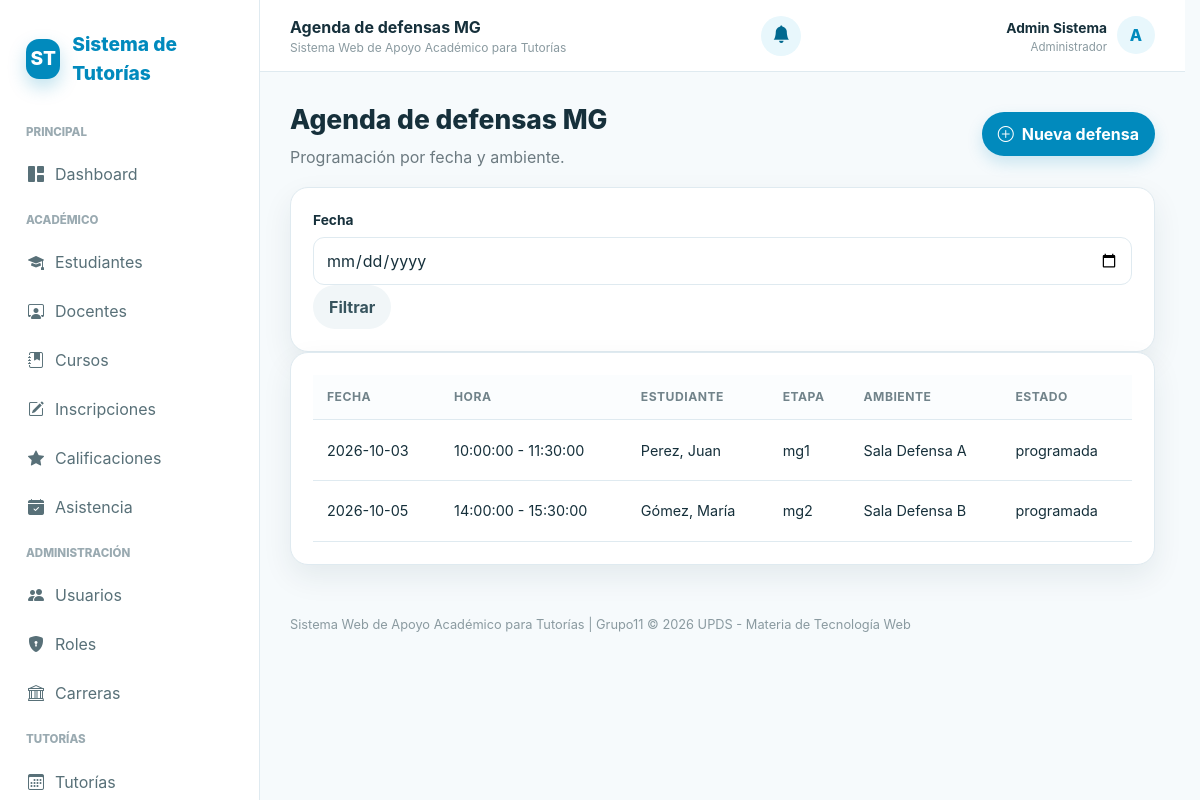
The page /controllers/mg_defensas.php?accion=agenda (signed in) on the database its author committed.
### tables this page shows
CREATE TABLE IF NOT EXISTS defensas_mg (
 id_defensa INT AUTO_INCREMENT PRIMARY KEY,
 id_expediente INT NOT NULL,
 etapa ENUM('mg1','mg2') NOT NULL,
 fecha DATE NOT NULL,
 hora_inicio TIME NOT NULL,
 hora_fin TIME NOT NULL,
 ambiente VARCHAR(100) NOT NULL,
 estado ENUM('programada','realizada','reprogramada','cancelada') NOT NULL DEFAULT 'programada',
 obs_fondo TEXT NULL, obs_forma TEXT NULL,
 autorizado_por VARCHAR(150) NULL, referencia_autorizacion VARCHAR(100) NULL,
 CONSTRAINT fk_defensa_exp FOREIGN KEY (id_expediente) REFERENCES expedientes_mg(id_expediente) ON DELETE CASCADE,
 CHECK (hora_fin > hora_inicio), INDEX idx_defensa_fecha (fecha,hora_inicio,hora_fin,estado), INDEX idx_defensa_exp (id_expediente,etapa)
);

CREATE TABLE usuarios (
    id_usuario INT AUTO_INCREMENT PRIMARY KEY,
    id_rol INT NOT NULL,
    nombre VARCHAR(100) NOT NULL,
    apellido VARCHAR(100) NOT NULL,
    correo VARCHAR(150) NOT NULL UNIQUE,
    usuario VARCHAR(50) NOT NULL UNIQUE,
    contrasena_hash VARCHAR(255) NOT NULL,
    telefono VARCHAR(8) NULL,
    CHECK (telefono IS NULL OR telefono REGEXP '^[0-9]{8}$'),
    estado ENUM('activo', 'inactivo') NOT NULL DEFAULT 'activo',
    fecha_registro DATETIME DEFAULT CURRENT_TIMESTAMP,
    FOREIGN KEY (id_rol) REFERENCES roles(id_rol) ON UPDATE CASCADE
);

### includes/seguridad.php (called while the page is built, shortened)
<?php
function e($v): string { return htmlspecialchars((string) $v, ENT_QUOTES, 'UTF-8'); }
function user_role(): string { return $_SESSION['rol'] ?? ''; }

### includes/permisos.php (called while the page is built, shortened)
<?php
require_once __DIR__ . '/seguridad.php';
function tiene_permiso(string $permiso): bool
{
    $rol = user_role();
    return in_array($permiso, permisos_mg_por_rol()[$rol] ?? [], true);
}

### models/MgDefensaModel.php (called while the page is built, shortened)
<?php
class MgDefensaModel {
 public function defensas(array $f=[]): array { $w=[];$p=[];if(!empty($f['fecha'])){$w[]='d.fecha=?';$p[]=$f['fecha'];}if(!empty($f['id_expediente'])){$w[]='d.id_expediente=?';$p[]=(int)$f['id_expediente'];}if(!empty($f['id_usuario_estudiante'])){$w[]='e.id_usuario=?';$p[]=(int)$f['id_usuario_estudiante'];}if(!empty($f['id_usuario_tutor'])){$w[]='p.id_usuario=?';$p[]=(int)$f['id_usuario_tutor'];}$where=$w?' WHERE '.implode(' AND ',$w):'';$s=$this->pdo->prepare('SELECT d.*,x.id_expediente,e.registro_universitario,u.nombre,u.apellido,m.nombre modalidad_nombre,c.nombre cohorte_nombre FROM defensas_mg d JOIN expedientes_mg x ON x.id_expediente=d.id_expediente JOIN estudiantes e ON e.id_estudiante=x.id_estudiante JOIN usuarios u ON u.id_usuario=e.id_usuario JOIN modalidades_grado m ON m.id_modalidad=x.id_modalidad JOIN cohortes_mg c ON c.id_cohorte=x.id_cohorte LEFT JOIN asignaciones_tutor a ON a.id_expediente=x.id_expediente AND a.estado="vigente" LEFT JOIN tutores t ON t.id_tutor=a.id_tutor LEFT JOIN profesores p ON p.id_profesor=t.id_profesor'.$where.' ORDER BY d.fecha,d.hora_inicio');$s->execute($p);return $s->fetchAll();}
}

### views/mg/defensas/agenda.php (the view, shortened to what this page needs)
<?php require __DIR__.'/../../layouts/header.php'; ?>
<div class="toolbar"><div><h1 class="page-title">Agenda de defensas MG</h1><p class="subtitle">Programación por fecha y ambiente.</p></div><?php if(tiene_permiso('mg.defensas.editar')): ?><button type="button" class="btn btn-primary" data-open-modal="#modal-nueva-defensa"><i class="bi bi-plus-circle" aria-hidden="true"></i> Nueva defensa</button><?php endif; ?></div>
<div class="card"><div class="card-body"><form method="get" class="form-grid"><input type="hidden" name="accion" value="agenda"><div><label class="form-label">Fecha</label><input type="date" name="fecha" value="<?=e($fecha)?>"></div><div><button class="btn btn-light">Filtrar</button></div></form></div></div>
<div class="card"><div class="card-body"><div class="table-wrap"><table class="table"><thead><tr><th>Fecha</th><th>Hora</th><th>Estudiante</th><th>Etapa</th><th>Ambiente</th><th>Estado</th><th></th></tr></thead><tbody><?php foreach($defensas as $d): ?><tr><td><?=e($d['fecha'])?></td><td><?=e($d['hora_inicio'].' - '.$d['hora_fin'])?></td><td><?=e($d['apellido'].', '.$d['nombre'])?></td><td><?=e($d['etapa'])?></td><td><?=e($d['ambiente'])?></td><td><?=e($d['estado'])?></td><td></td></tr><?php endforeach; ?></tbody></table></div></div></div>
<?php require __DIR__.'/../../layouts/footer.php'; ?>

### assets/css/style.css (style rules this page uses)
:root { --primary: #018abd; --primary-dark: #01698f; --primary-light: #e8f7fc; --primary-soft: #f1fbfe; --text: #16303b; --muted: #6c7a80; --bg: #f6fafc; --card: #ffffff; --border: #dfeaf0; --success: #18824a; --success-bg: #eaf8f0; --warning: #956f00; --warning-bg: #fff7df; --danger: #bd3c49; --danger-bg: #ffecee; --shadow: 0 12px 30px rgba(0, 45, 65, 0.08); --shadow-hover: 0 12px 28px rgba(1, 138, 189, 0.18); --radius: 18px; --pill: 999px; }
* { box-sizing: border-box; }
html { scroll-behavior: smooth; }
body { margin: 0; font-family: Inter, system-ui, -apple-system, BlinkMacSystemFont, "Segoe UI", sans-serif; background: var(--bg); color: var(--text); line-height: 1.5; }
button, input, select, textarea { font: inherit; }
button, a, input, select, textarea { -webkit-tap-highlight-color: transparent; }
.page-title { font-size: 1.65rem; font-weight: 800; margin: 0; }
.subtitle { color: var(--muted); margin: 5px 0 0; }
.toolbar { display: flex; gap: 14px; justify-content: space-between; align-items: center; flex-wrap: wrap; margin-bottom: 18px; }
.card { background: var(--card); border: 1px solid var(--border); border-radius: var(--radius); box-shadow: var(--shadow); }
.card-body { padding: 22px; }
.btn { border: 0; border-radius: var(--pill); padding: 10px 16px; font-weight: 700; cursor: pointer; display: inline-flex; align-items: center; justify-content: center; gap: 8px; transition: transform 0.2s ease, box-shadow 0.2s ease, background 0.2s ease, color 0.2s ease; }
.btn-primary { background: var(--primary); color: #ffffff; box-shadow: 0 7px 16px rgba(1, 138, 189, 0.18); }
.btn-light { background: #f1f6f8; color: #37545e; }
input, select, textarea { width: 100%; border: 1px solid var(--border); border-radius: 11px; padding: 10px 12px; background: #ffffff; color: var(--text); outline: none; transition: border-color 0.2s ease, box-shadow 0.2s ease; }
.form-label { display: block; font-size: 0.86rem; font-weight: 700; margin-bottom: 7px; }
.table-wrap { overflow-x: auto; }
.table { width: 100%; border-collapse: collapse; min-width: 900px; }
.table th, .table td { padding: 13px 14px; border-bottom: 1px solid var(--border); text-align: left; font-size: 0.9rem; vertical-align: middle; }
.table th { font-size: 0.76rem; text-transform: uppercase; letter-spacing: 0.04em; color: #71838a; background: #fbfdfe; }
html { scrollbar-gutter: stable; }

### rows shown on the page
defensas_mg: fecha "2026-10-03", hora_inicio+hora_fin "10:00:00 - 11:30:00", usuarios.apellido+nombre "Perez, Juan", etapa "mg1", ambiente "Sala Defensa A", estado "programada"
defensas_mg: fecha "2026-10-05", hora_inicio+hora_fin "14:00:00 - 15:30:00", usuarios.apellido+nombre "Gómez, María", etapa "mg2", ambiente "Sala Defensa B", estado "programada"

### other values the page prints
$tituloPagina "Agenda de defensas MG"
$nombreUsuario "Admin Sistema"
$rolVisible "Administrador"
$inicialUsuario "A"
